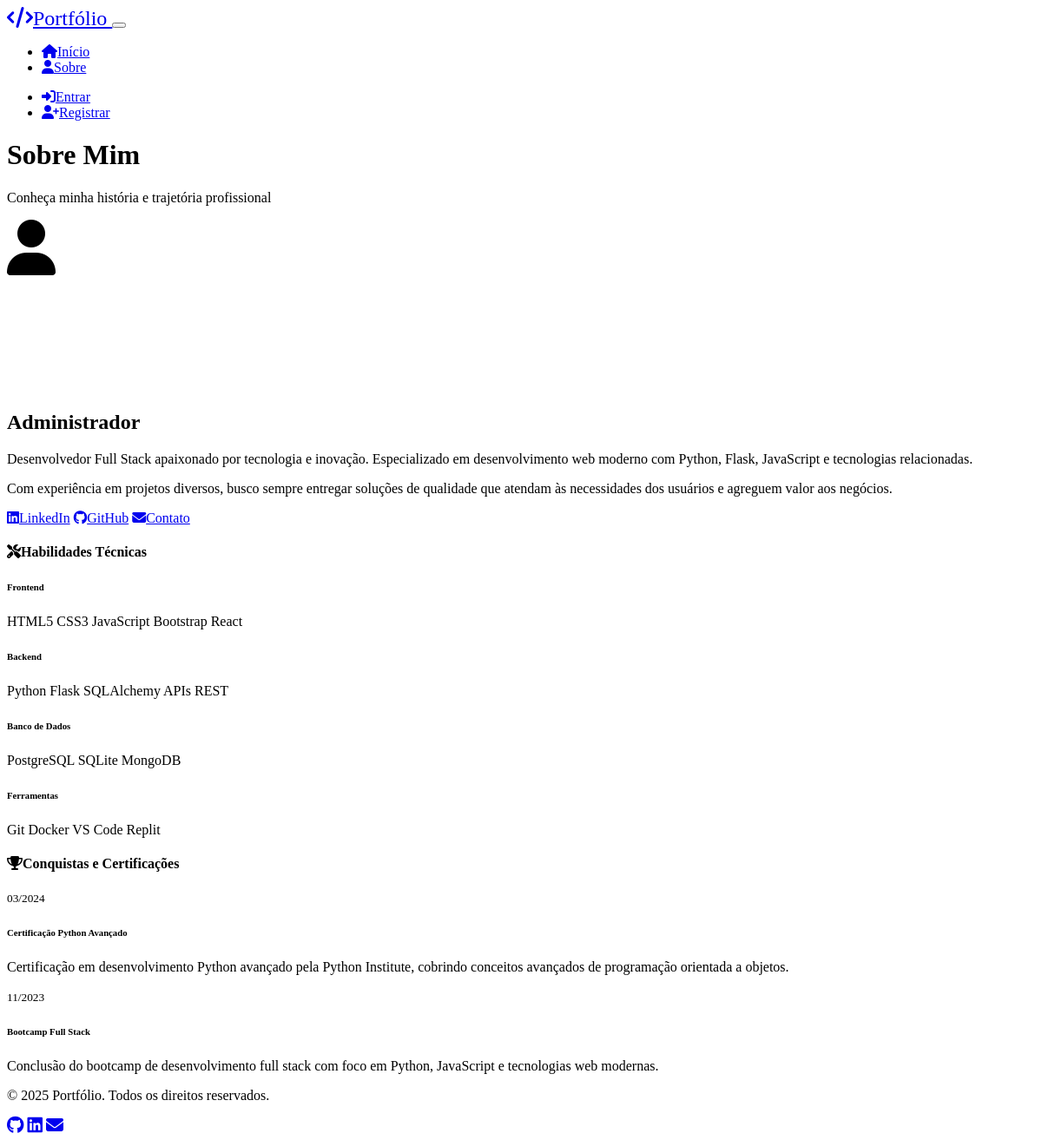
/about, run on the app's committed database.
### models.py (models this page shows, shortened)
class User(db.Model):
    id = db.Column(db.Integer, primary_key=True)
    nome = db.Column(db.String(100), nullable=False)
    email = db.Column(db.String(120), nullable=False, unique=True)
    senha_hash = db.Column(db.String(256), nullable=False)
    foto_url = db.Column(db.String(200))
    is_admin = db.Column(db.Boolean, default=False)
    criado_em = db.Column(db.DateTime, default=datetime.utcnow)
    reset_token = db.Column(db.String(100))
    reset_token_expires = db.Column(db.DateTime)
    projects = db.relationship('Project', backref='user', lazy=True, cascade='all, delete-orphan')
    achievements = db.relationship('Achievement', backref='user', lazy=True, cascade='all, delete-orphan')
    comments = db.relationship('Comment', backref='user', lazy=True, cascade='all, delete-orphan')
    likes = db.relationship('Like', backref='user', lazy=True, cascade='all, delete-orphan')
    notifications = db.relationship('Notification', backref='user', lazy=True, cascade='all, delete-orphan')

class Achievement(db.Model):
    id = db.Column(db.Integer, primary_key=True)
    titulo = db.Column(db.String(100), nullable=False)
    descricao = db.Column(db.Text, nullable=False)
    data = db.Column(db.DateTime, nullable=False)
    imagem_url = db.Column(db.String(200))
    user_id = db.Column(db.Integer, db.ForeignKey('user.id'), nullable=False)

### routes.py (the view)
@app.route('/about')
def about():
    admin = User.query.filter_by(is_admin=True).first()
    if admin:
        achievements = Achievement.query.filter_by(user_id=admin.id).order_by(desc(Achievement.data)).all()
    else:
        achievements = []
    return render_template('about.html', admin=admin, achievements=achievements)

### templates/about.html (shortened to what this page needs)
{% extends "base.html" %}
{% block content %}
<div class="container mt-4">
    <div class="row">
        <div class="col-lg-8 mx-auto">
            <div class="text-center mb-5">
                <h1 class="display-4 fw-bold">Sobre Mim</h1>
                <p class="lead text-muted">Conheça minha história e trajetória profissional</p>
            </div>
            {% if admin %}
            <div class="card bg-dark border-secondary mb-5">
                <div class="card-body p-4">
                    <div class="row align-items-center">
                        <div class="col-md-4 text-center mb-4 mb-md-0">
                            {% if admin.foto_url %}
                            <img src="{{ admin.foto_url }}" class="rounded-circle img-fluid"
                                 style="width: 200px; height: 200px; object-fit: cover;" alt="{{ admin.nome }}">
                            {% else %}
                            <div class="bg-secondary rounded-circle mx-auto d-flex align-items-center justify-content-center"
                                 style="width: 200px; height: 200px;">
                                <i class="fas fa-user fa-4x text-muted"></i>
                            </div>
                            {% endif %}
                        </div>
                        <div class="col-md-8">
                            <h2 class="mb-3">{{ admin.nome }}</h2>
                            <p class="text-muted mb-3">
                                Desenvolvedor Full Stack apaixonado por tecnologia e inovação.
                                Especializado em desenvolvimento web moderno com Python, Flask, JavaScript e tecnologias relacionadas.
                            </p>
                            <p class="text-muted mb-3">
                                Com experiência em projetos diversos, busco sempre entregar soluções de qualidade
                                que atendam às necessidades dos usuários e agreguem valor aos negócios.
                            </p>
                            <div class="social-links">
                                <a href="#" class="btn btn-outline-primary me-2">
                                    <i class="fab fa-linkedin me-1"></i>LinkedIn
                                </a>
                                <a href="#" class="btn btn-outline-secondary me-2">
                                    <i class="fab fa-github me-1"></i>GitHub
                                </a>
                                <a href="mailto:{{ admin.email }}" class="btn btn-outline-info">
                                    <i class="fas fa-envelope me-1"></i>Contato
                                </a>
                            </div>
                        </div>
                    </div>
                </div>
            </div>
            {% endif %}
            <div class="card bg-dark border-secondary mb-5">
                <div class="card-header">
                    <h4><i class="fas fa-tools me-2"></i>Habilidades Técnicas</h4>
                </div>
                <div class="card-body">
                    <div class="row">
                        <div class="col-md-6 mb-3">
                            <h6 class="text-primary">Frontend</h6>
                            <div class="mb-2">
                                <span class="badge bg-secondary me-1">HTML5</span>
                                <span class="badge bg-secondary me-1">CSS3</span>
                                <span class="badge bg-secondary me-1">JavaScript</span>
                                <span class="badge bg-secondary me-1">Bootstrap</span>
                                <span class="badge bg-secondary me-1">React</span>
                            </div>
                        </div>
                        <div class="col-md-6 mb-3">
                            <h6 class="text-success">Backend</h6>
                            <div class="mb-2">
                                <span class="badge bg-secondary me-1">Python</span>
                                <span class="badge bg-secondary me-1">Flask</span>
                                <span class="badge bg-secondary me-1">SQLAlchemy</span>
                                <span class="badge bg-secondary me-1">APIs REST</span>
                            </div>
                        </div>
                        <div class="col-md-6 mb-3">
                            <h6 class="text-warning">Banco de Dados</h6>
                            <div class="mb-2">
                                <span class="badge bg-secondary me-1">PostgreSQL</span>
                                <span class="badge bg-secondary me-1">SQLite</span>
                                <span class="badge bg-secondary me-1">MongoDB</span>
                            </div>
                        </div>
                        <div class="col-md-6 mb-3">
                            <h6 class="text-info">Ferramentas</h6>
                            <div class="mb-2">
                                <span class="badge bg-secondary me-1">Git</span>
                                <span class="badge bg-secondary me-1">Docker</span>
                                <span class="badge bg-secondary me-1">VS Code</span>
                                <span class="badge bg-secondary me-1">Replit</span>
                            </div>
                        </div>
                    </div>
                </div>
            </div>
            {% if achievements %}
            <div class="card bg-dark border-secondary">
                <div class="card-header">
                    <h4><i class="fas fa-trophy me-2"></i>Conquistas e Certificações</h4>
                </div>
                <div class="card-body">
                    <div class="timeline">
                        {% for achievement in achievements %}
                        <div class="timeline-item mb-4">
                            <div class="row">
                                <div class="col-md-3 text-md-end">
                                    <small class="text-muted">{{ achievement.data.strftime('%m/%Y') }}</small>
                                </div>
                                <div class="col-md-9">
                                    <div class="card bg-secondary border-0">
                                        <div class="card-body p-3">
                                            <h6 class="card-title mb-2">{{ achievement.titulo }}</h6>
                                            <p class="card-text text-muted mb-0">{{ achievement.descricao }}</p>
                                        </div>
                                    </div>
                                </div>
                            </div>
                        </div>
                        {% endfor %}
                    </div>
                </div>
            </div>
            {% endif %}
        </div>
    </div>
</div>
{% endblock %}

### static/css/style.css (style rules this page uses)
:root { --hero-gradient: linear-gradient(135deg, #667eea 0%, #764ba2 100%); }
.card { transition: transform 0.3s ease, box-shadow 0.3s ease; }
.btn { font-weight: 500; transition: all 0.3s ease; }
.social-links a { transition: transform 0.3s ease; display: inline-block; }
html { scroll-behavior: smooth; }

### data on the page
User: nome "Administrador"
Achievement: data "03/2024", titulo "Certificação Python Avançado", descricao "Certificação em desenvolvimento Python avançado pela Python Institute, cobrindo conceitos avançados de programação orientada a objetos."
Achievement: data "11/2023", titulo "Bootcamp Full Stack", descricao "Conclusão do bootcamp de desenvolvimento full stack com foco em Python, JavaScript e tecnologias web modernas."

### other printed values
{{ current_year or 2025 }} "2025"
